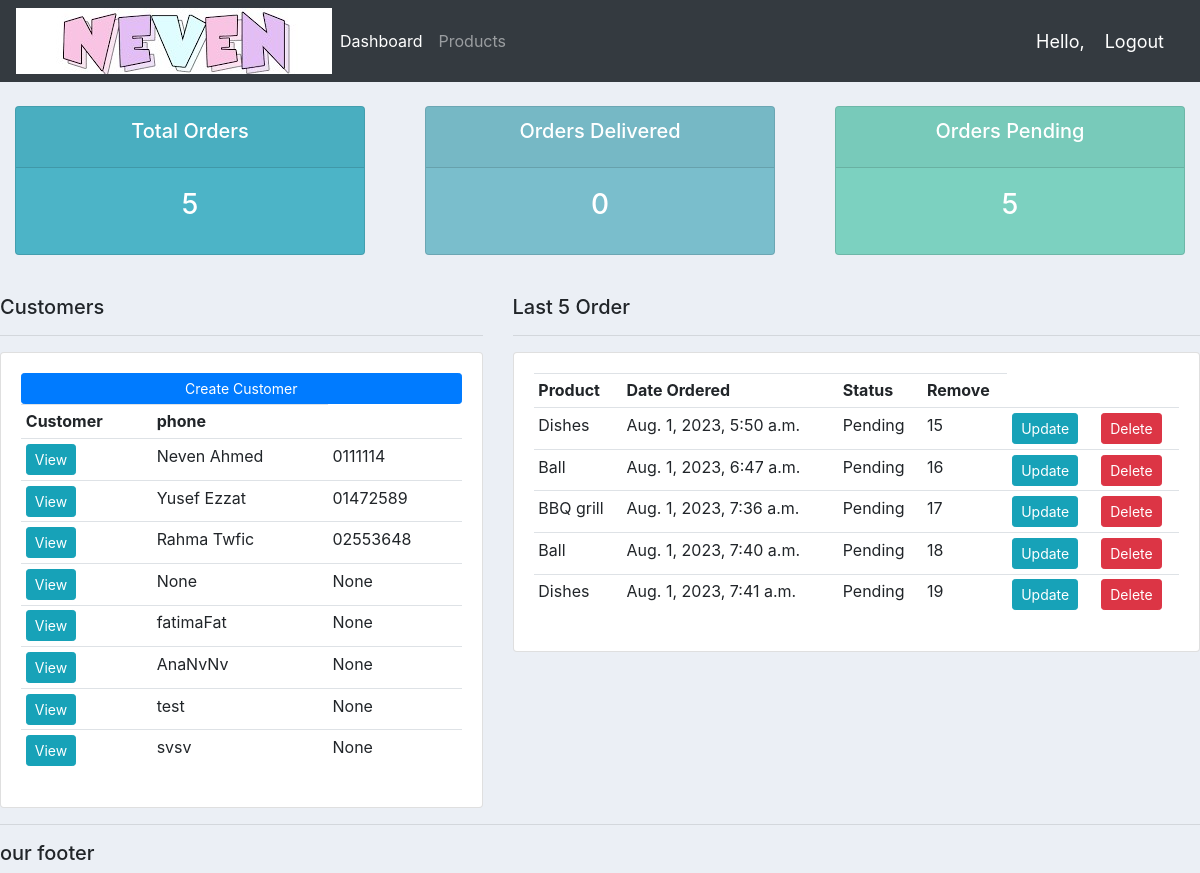
The app's page / (signed in) with its own data.
### accounts/models.py (models this page shows, shortened)
class Customer(models.Model):
	user=models.OneToOneField(User,null=True,blank=True,on_delete=models.CASCADE)
	name=models.CharField(max_length=200,null=True)
	phone=models.CharField(max_length=200,null=True)
	profile_pic=models.ImageField(default="p1.png",null=True,blank=True)
	email=models.CharField(max_length=200,null=True)
	date_created=models.DateTimeField(auto_now_add=True,null=True)

class Order(models.Model):
	STATUS=(
			('Pending','Pending'),
		  	('Out for delivery','Out for delivery'),
		  	('Delivered','Delivered'),
		)
	customer=models.ForeignKey(Customer,null=True,on_delete=models.SET_NULL)
	product=models.ForeignKey(Product,null=True,on_delete=models.SET_NULL)
	date_created=models.DateTimeField(auto_now_add=True,null=True)
	status=models.CharField(max_length=200,null=True,choices=STATUS)
	note=models.CharField(max_length=1000,null=True)

class Product(models.Model):
	CATEGORY=(
		  ('Indoor','Indoor'),
		  ('Out door','Out door'),
		)
	name=models.CharField(max_length=200,null=True)
	price=models.FloatField(null=True)
	category=models.CharField(max_length=200,null=True,choices=CATEGORY)
	description=models.CharField(max_length=200,null=True,blank=True)
	date_created=models.DateTimeField(auto_now_add=True,null=True)
	tag=models.ManyToManyField(Tag)
	def __str__(self):
		return self.name

### accounts/decorators.py (the view)
	def wrapper_func(req,*args,**kwags):
		group=None
		if req.user.groups.exists():
			group=req.user.groups.all()[0].name
		if group=='customer':
			return redirect('user-page')
		if group=='admin':
			return view_func(req,*args,*kwags)

### accounts/views.py (called while the page is built)
@login_required(login_url='Login')
@admin_only
def Home(req):
	orders=Order.objects.all()
	customers=Customer.objects.all()
	total_customer=customers.count()
	total_orders=orders.count()
	delivered=orders.filter(status='Delivered').count()
	panding=orders.filter(status='Pending').count()
	context={'orders':orders,'customers':customers,'total_customer':total_customer,'total_orders':total_orders,'delivered':delivered,'panding':panding}
	return render(req,'accounts/dashboard.html',context)

### accounts/templates/accounts/dashboard.html
{% extends 'accounts/main.html' %}
{% block content %}
{% include 'accounts/statues.html' %}
<br>
<div class="row">
	<div class="col-md-5">
		<h5> Customers</h5>
		<hr>
		<div class="card card-body">
			<a class="btn btn-primary btn-sm btn-block" href="">Create Customer</a>
			<table class="table table-sm">
				<tr>
					<th>Customer</th>
					<th>phone</th>
				</tr>
				{% for customer in customers %}
					<tr>
						<td><a class="btn btn-sm btn-info" href="{% url 'Customers' customer.id %}">View</a></td>
						<td> {{customer.name}}</td>
						<td> {{customer.phone}}</td>
					</tr>
				{% endfor %}
			</table>
		</div>
	</div>
<div class="col-md-7">
	<h5> Last 5 Order</h5>
	<hr>
	<div class="card card-body">
		<table class="table table-sm">
			<tr>
				<th>Product</th>
				<th>Date Ordered</th>
				<th>Status</th>
				<th>Remove</th>
			</tr>
			{% for order in orders %}
					<tr>
						<td> {{order.product}}</td>
						<td> {{order.date_created}}</td>
						<td> {{order.status}}</td>
						<td> {{order.id}}</td>
						<td><a class="btn btn-sm btn-info" href="{% url 'Update_Order' order.id %}">Update</a></td>
						<td><a class="btn btn-sm btn-danger" href="{% url 'Delete_Order' order.id %}">Delete</a></td>
					</tr>
				{% endfor %}
		</table>
	 </div>
  </div>
</div>
{% endblock %}

### static/css/main.css (style rules this page uses)
body { background-color: #ebeff5; }

### records on screen
Customer: name "Neven Ahmed", phone "0111114"
Customer: name "Yusef Ezzat", phone "01472589"
Customer: name "Rahma Twfic", phone "02553648"
Customer: name "None", phone "None"
Customer: name "fatimaFat", phone "None"
Customer: name "AnaNvNv", phone "None"
Customer: name "test", phone "None"
Customer: name "svsv", phone "None"
Order: product "Dishes", date_created "Aug. 1, 2023, 5:50 a.m.", status "Pending", id "15"
Order: product "Ball", date_created "Aug. 1, 2023, 6:47 a.m.", status "Pending", id "16"
Order: product "BBQ grill", date_created "Aug. 1, 2023, 7:36 a.m.", status "Pending", id "17"
Order: product "Ball", date_created "Aug. 1, 2023, 7:40 a.m.", status "Pending", id "18"
Order: product "Dishes", date_created "Aug. 1, 2023, 7:41 a.m.", status "Pending", id "19"

### other values on screen
{{ total_orders }} "5"
{{ delivered }} "0"
{{ panding }} "5"
